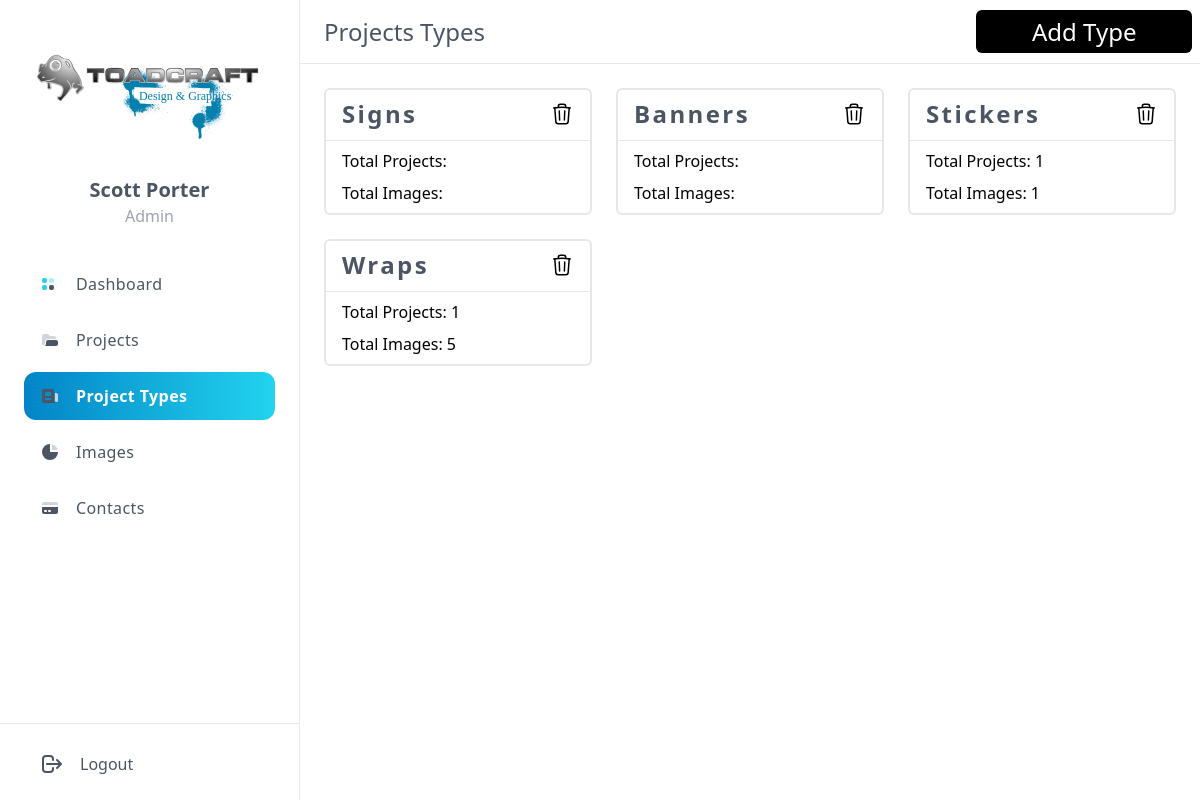
The app's page /admin_panel/project_types/ (signed in), older data.
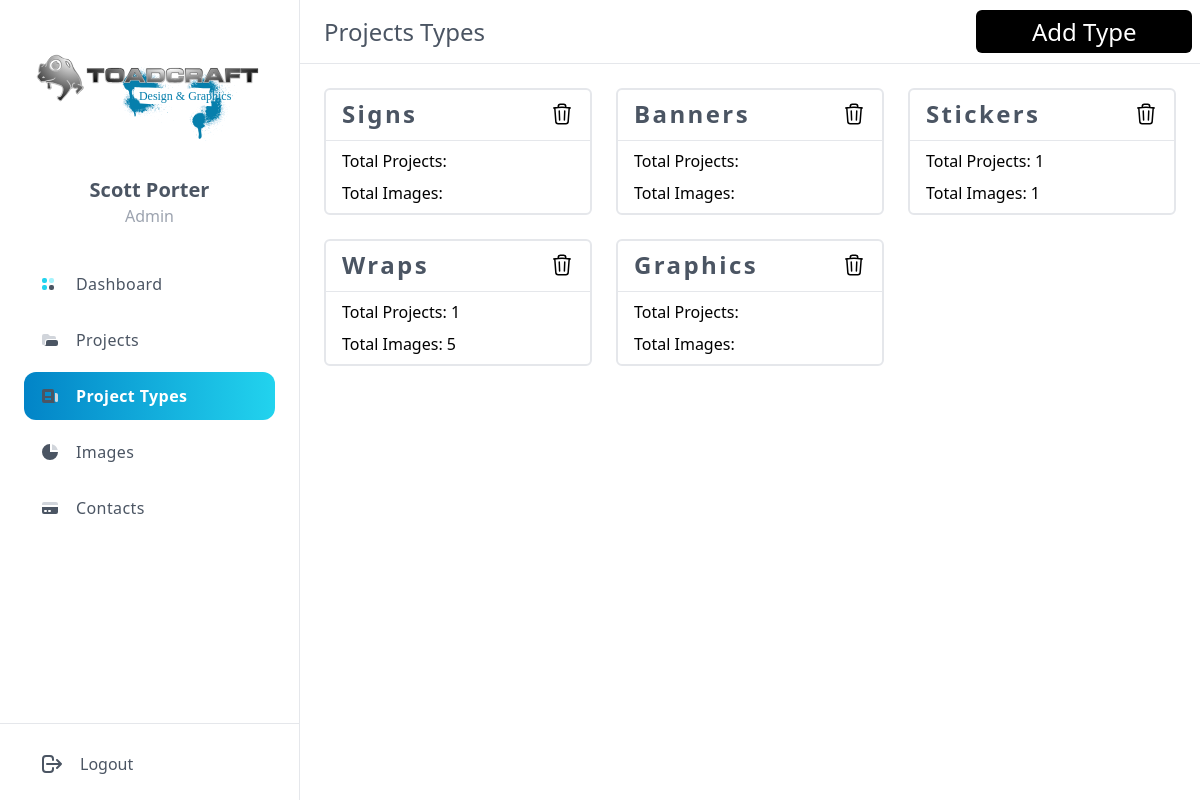
The same page, newer data.
### base/models.py (models this page shows, shortened)
class ProjectType(models.Model):
    name = models.CharField(max_length=100, null=True, blank=True)
    def __str__(self):
        return self.name

class Project(models.Model):
    name = models.CharField(max_length=100)
    description = models.TextField()
    project_type = models.ForeignKey('ProjectType', null=True, blank=True, on_delete=models.SET_NULL)
    primary_image = models.ForeignKey('ProjectImage', on_delete=models.SET_NULL, related_name='primary_image', null=True, blank=True)

### base/views.py (the view, shortened to what this page needs)
# urls.py: path('admin_panel/project_types/', views.admin_project_types, name='admin_project_types'),
@login_required(login_url='login_page')
def admin_project_types(request):
    projects = Project.objects.all()
    images = ProjectImage.objects.all()
    project_types = ProjectType.objects.all()
    grouped_projects = {}
    grouped_images = {}
    for project in projects:
        if project.project_type is not None:
            if project.project_type.name in grouped_projects:
                grouped_projects[project.project_type.name].append(project)
            else:
                grouped_projects[project.project_type.name] = [project]
    for image in images:
        if image.project.project_type is not None:
            if image.project.project_type.name in grouped_images:
                grouped_images[image.project.project_type.name].append(image)
            else:
                grouped_images[image.project.project_type.name] = [image]
    form = ProjectTypeForm()
    context = {'form': form, 'projects': projects, 'grouped_projects': grouped_projects, 'grouped_images': grouped_images, 'project_types': project_types}
    return render(request, 'base/admin_project_types.html', context)

### base/templates/base/admin_project_types.html (shortened to what this page needs)
{% extends 'base/admin_panel.html' %}
{% block content %}
<div class="sticky z-10 top-0 h-16 border-b bg-white lg:py-2.5 flex justify-between">
    <div class="px-6 flex items-center justify-between space-x-4 2xl:container">
        <h5 hidden class="text-2xl text-gray-600 font-medium lg:block">Projects Types</h5>
    </div>
    <div class="flex justify-end items-center rounded-md mr-2 bg-black">
        <a href="#" class="add-type text-2xl cursor-pointer w-44 p-4 ml-10 text-white font-medium lg:block">Add
            Type</a>
    </div>
</div>
<div style="display: block;" class="px-6 pt-6 2xl:container">
    <div class="grid gap-6 md:grid-cols-2 lg:grid-cols-3">
        {% for type in project_types %}
        <div class="project-type-card border-solid border-2 rounded-md">
            <div class="flex justify-between mx-4 my-2">
                <div class="flex justify-center font-MicrogrammaReg tracking-widest font-semibold text-gray-600 text-2xl">
                    {{ type }}</div>
                <div class="mt-1">
                    <button class="delete-button" data-project-type-id="{{ type.id }}">
                    </button>
                </div>
            </div>
            <hr>
            <div class="mx-4 mt-2">Total Projects:
                {% for project, group in grouped_projects.items %}
                {% if project == type.name %}
                {{ group|length }}
                {% endif %}
                {% endfor %}
            </div>
            <div class="mx-4 mt-2 mb-2">Total Images:
                {% for images in grouped_images.items %}
                {% if images.0 == type.name %}
                {{ images.1|length }}
                {% endif %}
                {% endfor %}
            </div>
        </div>
        {% endfor %}
    </div>
</div>
{% endblock content %}

Row changes from the older to the newer data that the page shows:
added ProjectType: name "Graphics"
